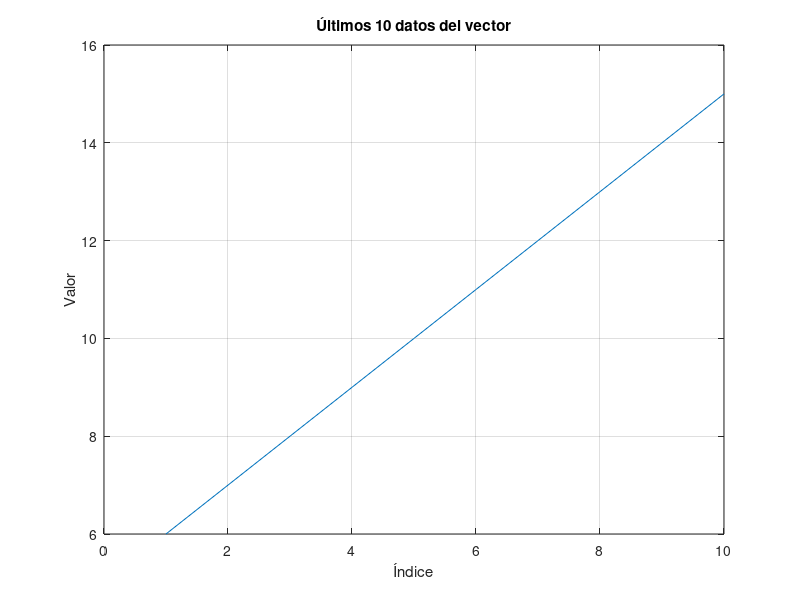

The MATLAB source for this figure:
% 1. Define tu vector de datos
datos = [1, 2, 3, 4, 5, 6, 7, 8, 9, 10, 11, 12, 13, 14, 15]; % Ejemplo de datos

% 2. Obtén los últimos 10 elementos del vector
ultimos_10_datos = datos(end-9:end);

% 3. Grafica los últimos 10 datos
plot(ultimos_10_datos);

% 4. Añade etiquetas y título si es necesario
xlabel('Índice');
ylabel('Valor');
title('Últimos 10 datos del vector');

% 5. Muestra la rejilla si es necesario
grid on;
